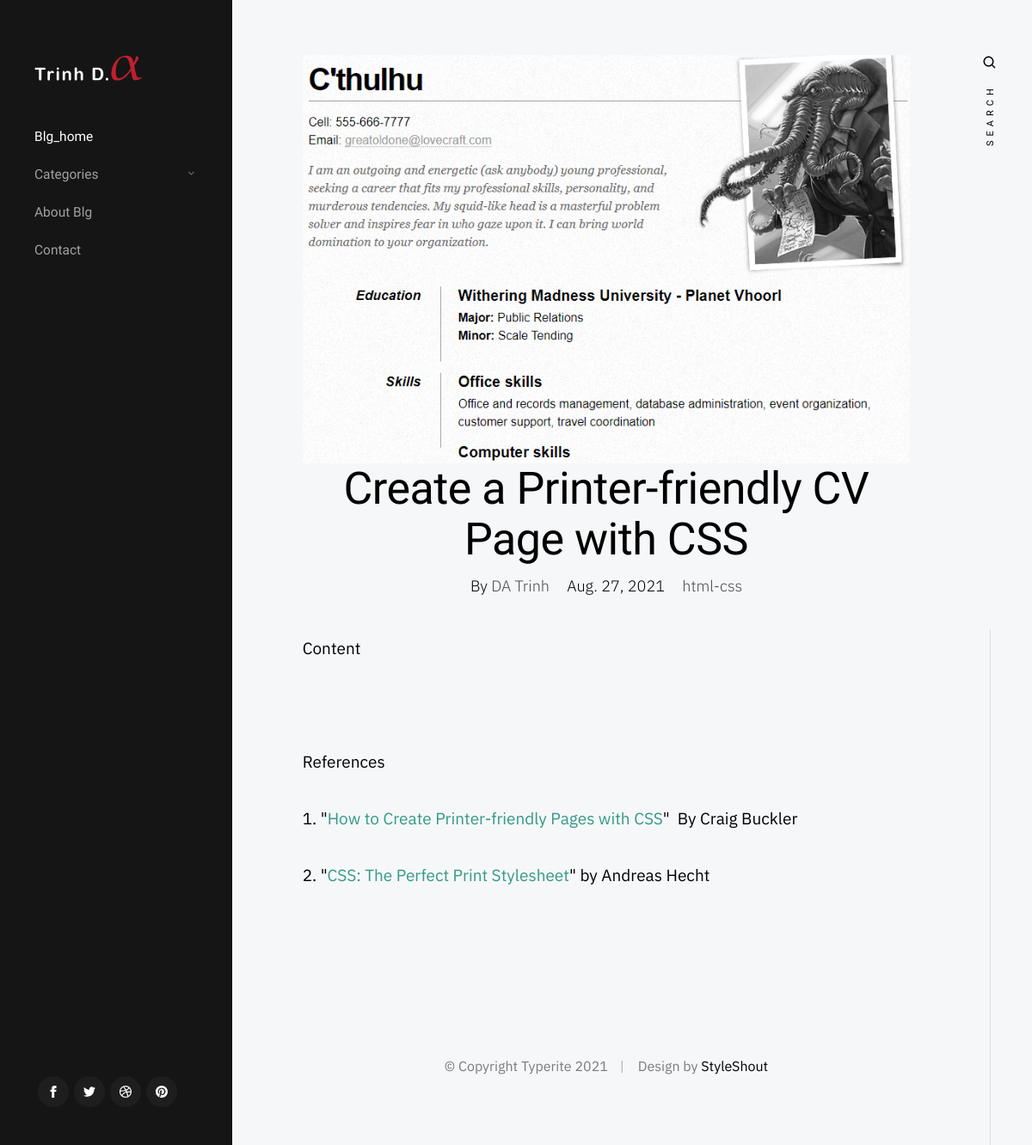
Page /blog/blg/9 on the committed database.
### blog/models.py (models this page shows, shortened)
class BlgPost(models.Model):
    title = models.CharField(max_length=255, default='title here')
    header_image = models.ImageField(null=True, blank=True, upload_to='images/')
    title_tag = models.CharField(max_length=255) # optionally leave out default value
    author = models.ForeignKey(User, on_delete=models.CASCADE)
    category = models.ForeignKey(BlgCategory, on_delete=models.CASCADE)
    snippet = models.CharField(max_length=400)
    body = RichTextUploadingField(blank=True, null=True, config_name='special',)
    post_date = models.DateField(auto_now_add=True)

class BlgCategory(models.Model):
    name = models.CharField(max_length=255)
    def __str__(self):
        return self.name

### blog/views.py (the view)
# urls.py: path('blg/<int:pk>', BlgDetailView.as_view(), name='blg_detail'),
class BlgDetailView(DetailView):
    model = BlgPost
    template_name = 'blog/blg_detail.html'
    def get_context_data(self, *args, **kwargs):
        cat_menu = BlgCategory.objects.all()
        context = super().get_context_data(**kwargs)
        context['cat_menu'] = cat_menu
        context['post'] = get_object_or_404(BlgPost, id=self.kwargs['pk'])
        return context

### templates/blog/blg_detail.html (shortened to what this page needs)
{% extends 'blog/blg_base.html' %}
{% block content %}
{% load static %}
<div class="s-content content">
  <main class="row content__page">
    <article class="column large-full entry format-standard">
      {% if post.header_image %}
          <div class="media-wrap entry__media">
            <div class="entry__post-thumb">
              <img src="{{ post.header_image.url }}" class="img-responsive" style="width: 100%; float: left; margin-right: 10px;">
            </div>
          </div>
      {% endif %}
          <div class="content__page-header entry__header">
            <h1 class="display-1 entry__title">
            {{ post.title }}
            </h1>
            <ul class="entry__header-meta">
                <li class="author">By <a href="#0">{{post.author.first_name }} {{post.author.last_name }}</a></li>
                <li class="date">{{ post.post_date }}</li>
                <li class="cat-links">
                    <a href="{% url 'blg_category' post.category %}">{{ post.category }}</a>
                </li>
            </ul>
          </div>
          <div class="entry__content">
            {{ post.body | safe }}
          </div>
    </article>
  </main>
</div>
{% endblock %}

### blog/static/blog/css/base.css (style rules this page uses)
html { line-height : 1.15; -webkit-text-size-adjust : 100%; }
body { margin : 0; }
main { display : block; }
h1 { font-size : 2em; margin : 0.67em 0; }
a { background-color : transparent; }
img { border-style : none; }
html { font-size : 62.5%; box-sizing : border-box; }
*, *::before, *::after { box-sizing : inherit; }
body { font-weight : normal; line-height : 1; word-wrap : break-word; -moz-font-smoothing : grayscale; -moz-osx-font-smoothing : grayscale; -webkit-font-smoothing : antialiased; -webkit-overflow-scrolling : touch; -webkit-text-size-adjust : none; }
svg, img, video embed, iframe, object { max-width : 100%; height : auto; }
div, dl, dt, dd, ul, ol, li, h1, h2, h3, h4, h5, h6, pre, form, p, blockquote, th, td { margin : 0; padding : 0; }
p { font-size : inherit; text-rendering : optimizeLegibility; }
ol, ul { list-style : none; }
li { display : block; }
a { text-decoration : none; line-height : inherit; }
.row { width : 89%; max-width : 1200px; margin : 0 auto; display : -ms-flexbox; display : -webkit-flex; display : flex; -webkit-flex-flow : row wrap; -ms-flex-flow : row wrap; flex-flow : row wrap; }
.column { -webkit-flex : 1 1 0%; -ms-flex : 1 1 0%; flex : 1 1 0%; padding : 0 20px; }
.large-12, .large-full { -webkit-flex : 0 0 100%; -ms-flex : 0 0 100%; flex : 0 0 100%; max-width : 100%; }
@media screen and (max-width: 1200px) { .column { padding : 0 16px; } }

### blog/static/blog/css/main.css (style rules this page uses)
html { font-size : 10px; }
html, body { height : 100%; }
body { background : #f6f7f8; font-family : "IBM Plex Sans", sans-serif; font-size : 1.9rem; font-style : normal; font-weight : normal; line-height : 1.789; color : #000000; margin : 0; padding : 0; }
a { color : #33998a; transition : all 0.3s ease-in-out; }
h1, h2, h3, h4, h5, h6, .h1, .h2, .h3, .h4, .h5, .h6 { font-family : "Heebo", sans-serif; font-weight : 500; font-style : normal; color : #000000; font-variant-ligatures : common-ligatures; text-rendering : optimizeLegibility; }
h1, .h1, h2, .h2, h3, .h3, h4, .h4 { margin-top : 6rem; margin-bottom : 1.6rem; }
h1, .h1 { font-size : 3.6rem; line-height : 1.222; }
ul { list-style : disc; }
li { display : list-item; }
ol, ul { margin-left : 1.6rem; }
ul li { padding-left : .4rem; }
input, textarea, select, pre, blockquote, figure, table, p, ul, ol, dl, form, .video-container, .ss-custom-select { margin-bottom : 3.2rem; }
::placeholder { color : #8c8c8c; }
.display-1 { font-size : 5.6rem; line-height : 1.143; letter-spacing : -.05rem; margin-top : 0; margin-bottom : .8rem; }
.media-wrap { margin-bottom : 7.2rem; }
.media-wrap img, .media-wrap .video-container { vertical-align : bottom; margin-top : 0 !important; margin-bottom : 0 !important; }
@media screen and (max-width: 1400px) { .display-1 { font-size : 5.2rem; } }
.s-content, .s-footer { padding-left : 330px; width : calc(100% - 100px); max-width : 2140px; }
.s-content { padding-top : 6.4rem; }
.content__page { max-width : 900px; padding-bottom : 12rem; }
.content__page img { margin-top : 3.2rem; margin-bottom : 3.2rem; }
.content__page-header { text-align : center; margin-bottom : 4rem; }
@media screen and (max-width: 1600px) { .s-content, .s-footer { padding-left : 320px; } }
@media screen and (max-width: 1200px) { .s-content, .s-footer { padding-left : 290px; width : calc(100% - 80px); } }
.entry__media, .entry__post-thumb { position : relative; }
.entry__header-meta { list-style : none; font-size : 1.8rem; font-weight : 300; line-height : 1.778; margin-left : 0; color : #000000; }
.entry__header-meta li { display : inline-block; padding-left : 0; margin : 0 .8rem; }
.entry__header-meta a { color : rgba(0, 0, 0, 0.7); }
.entry__header-meta .cat-links a::after { content : ", "; }
.entry__header-meta .cat-links a:last-child::after { display : none; }

### rows in the picture
BlgPost: header_image (picture), title "Create a Printer-friendly CV Page with CSS", author.first_name "DA", author.last_name "Trinh", post_date "Aug. 27, 2021", category "html-css", body "Content References 1. \" How to Create Printer-friendly Pages with CSS \" By Craig Buckler 2. \" CSS: The Perfect Print Stylesheet \" by Andreas Hecht"
